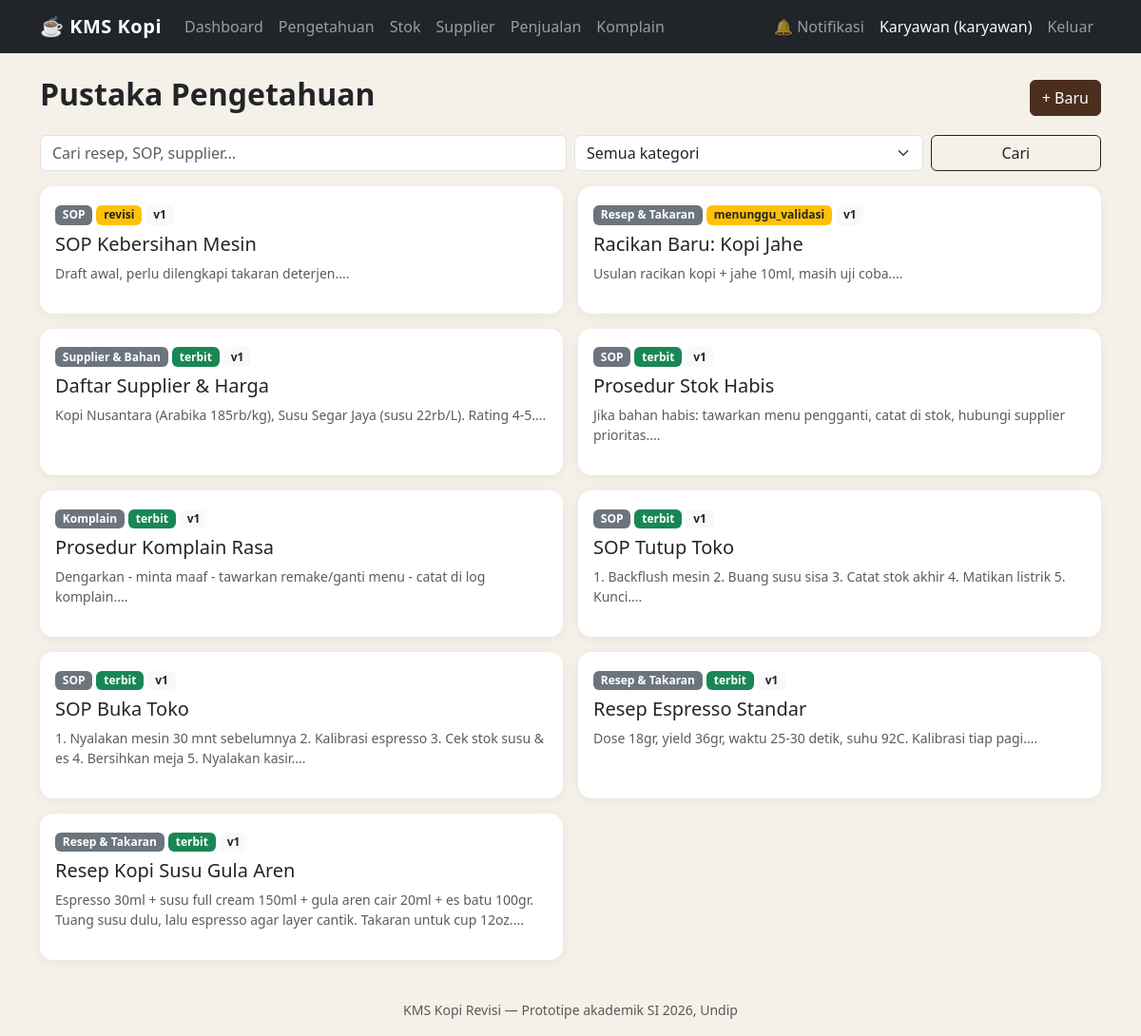
Page /pengetahuan (signed in) on the committed database.
### app/models.py (models this page shows)
class Pengguna(db.Model):
    __tablename__ = "pengguna"
    id = db.Column(db.Integer, primary_key=True)
    nama = db.Column(db.String(100), nullable=False)
    peran = db.Column(db.Enum("pemilik", "karyawan"), nullable=False, default="karyawan")
    pin_hash = db.Column(db.String(255), nullable=False)
    aktif = db.Column(db.Boolean, default=True)
    created_at = db.Column(db.DateTime, default=datetime.utcnow)

class Pengetahuan(db.Model):
    __tablename__ = "pengetahuan"
    id = db.Column(db.Integer, primary_key=True)
    judul = db.Column(db.String(200), nullable=False)
    kategori_id = db.Column(db.Integer, db.ForeignKey("kategori.id"))
    deskripsi = db.Column(db.Text, nullable=False)
    lampiran = db.Column(db.String(255))  # path file di static/uploads
    status = db.Column(
        db.Enum("menunggu_validasi", "revisi", "disetujui", "terbit"),
        default="menunggu_validasi",
        nullable=False,
    )
    versi = db.Column(db.Integer, default=1)
    penulis_id = db.Column(db.Integer, db.ForeignKey("pengguna.id"))
    validator_id = db.Column(db.Integer, db.ForeignKey("pengguna.id"))
    catatan_validasi = db.Column(db.Text)
    created_at = db.Column(db.DateTime, default=datetime.utcnow)
    updated_at = db.Column(db.DateTime, default=datetime.utcnow, onupdate=datetime.utcnow)
    kategori = db.relationship("Kategori", backref="pengetahuan")
    penulis = db.relationship("Pengguna", foreign_keys=[penulis_id])
    validator = db.relationship("Pengguna", foreign_keys=[validator_id])

class Kategori(db.Model):
    __tablename__ = "kategori"
    id = db.Column(db.Integer, primary_key=True)
    nama = db.Column(db.String(100), nullable=False, unique=True)
    deskripsi = db.Column(db.Text)

### app/routes/pengetahuan.py (the view)
@bp.route("/pengetahuan")
@login_required
def daftar():
    q = request.args.get("q", "").strip()
    kat_id = request.args.get("kategori", "").strip()
    query = Pengetahuan.query
    user = get_current_user()
    if user.peran != "pemilik":
        query = query.filter(
            (Pengetahuan.status == "terbit") | (Pengetahuan.penulis_id == user.id)
        )
    if kat_id.isdigit():
        query = query.filter(Pengetahuan.kategori_id == int(kat_id))
    if q:
        like = f"%{q}%"
        query = query.filter(
            (Pengetahuan.judul.like(like)) | (Pengetahuan.deskripsi.like(like))
        )
    items = query.order_by(Pengetahuan.updated_at.desc()).all()
    kategoris = Kategori.query.order_by(Kategori.nama).all()
    return render_template("pengetahuan_list.html", items=items, kategoris=kategoris, q=q, kat_id=kat_id)

### app/routes/helpers.py (called while the page is built)
def login_required(f):
    @wraps(f)
    def wrapper(*args, **kwargs):
        if not session.get("user_id"):
            flash("Silakan login dulu.", "warning")
            return redirect(url_for("auth.login"))
        return f(*args, **kwargs)
    return wrapper

def get_current_user():
    uid = session.get("user_id")
    if not uid:
        return None
    return Pengguna.query.get(uid)

### app/templates/pengetahuan_list.html (shortened to what this page needs)
{% extends "base.html" %}
{% block content %}
<div class="d-flex justify-content-between align-items-center mb-3">
  <h2 class="fw-bold">Pustaka Pengetahuan</h2>
  <a href="{{ url_for('pengetahuan.baru') }}" class="btn btn-dark">+ Baru</a>
</div>
<form class="row g-2 mb-3" method="get">
  <div class="col-md-6"><input name="q" value="{{ q }}" class="form-control" placeholder="Cari resep, SOP, supplier..."></div>
  <div class="col-md-4">
    <select name="kategori" class="form-select"><option value="">Semua kategori</option>
    </select>
  </div>
  <div class="col-md-2"><button class="btn btn-outline-dark w-100">Cari</button></div>
</form>
<div class="row g-3">
{% for p in items %}
  <div class="col-md-6">
    <div class="card h-100"><div class="card-body">
      <span class="badge bg-secondary">{{ p.kategori.nama if p.kategori else '-' }}</span>
      <span class="badge bg-{{ 'success' if p.status=='terbit' else 'warning text-dark' }}">{{ p.status }}</span>
      <span class="badge bg-light text-dark">v{{ p.versi }}</span>
      <h5 class="mt-2"><a href="{{ url_for('pengetahuan.detail', pid=p.id) }}" class="text-decoration-none text-dark">{{ p.judul }}</a></h5>
      <p class="text-muted small">{{ p.deskripsi[:160] }}...</p>
    </div></div>
  </div>
{% else %}
  <p class="text-muted">Belum ada pengetahuan.</p>
{% endfor %}
</div>
{% endblock %}

### app/templates/base.html (shortened to what this page needs)
<!doctype html>
<html lang="id">
<head>
  <link href="https://cdn.jsdelivr.net/npm/bootstrap@5.3.3/dist/css/bootstrap.min.css" rel="stylesheet">
  <link href="{{ url_for('static', filename='style.css') }}" rel="stylesheet">
</head>
<body>
<nav class="navbar navbar-expand-lg navbar-dark bg-dark sticky-top">
  <div class="container">
    <a class="navbar-brand fw-bold" href="{{ url_for('dashboard.index') }}">☕ KMS Kopi</a>
    <div class="collapse navbar-collapse" id="nav">
      {% if current_user %}
      <ul class="navbar-nav me-auto">
        <li class="nav-item"><a class="nav-link" href="{{ url_for('dashboard.index') }}">Dashboard</a></li>
        <li class="nav-item"><a class="nav-link" href="{{ url_for('pengetahuan.daftar') }}">Pengetahuan</a></li>
        <li class="nav-item"><a class="nav-link" href="{{ url_for('stok.daftar') }}">Stok</a></li>
        <li class="nav-item"><a class="nav-link" href="{{ url_for('supplier.daftar') }}">Supplier</a></li>
        <li class="nav-item"><a class="nav-link" href="{{ url_for('penjualan.daftar') }}">Penjualan</a></li>
        <li class="nav-item"><a class="nav-link" href="{{ url_for('komplain.daftar') }}">Komplain</a></li>
      </ul>
      <ul class="navbar-nav">
        <li class="nav-item"><a class="nav-link" href="{{ url_for('notifikasi.daftar') }}">🔔 Notifikasi {% if unread_count %}<span class="badge bg-danger">{{ unread_count }}</span>{% endif %}</a></li>
        <li class="nav-item"><span class="nav-link text-light">{{ current_user.nama }} ({{ current_user.peran }})</span></li>
        <li class="nav-item"><a class="nav-link" href="{{ url_for('auth.logout') }}">Keluar</a></li>
      </ul>
      {% endif %}
    </div>
  </div>
</nav>
<main class="container my-4">
  {% block content %}{% endblock %}
</main>
<footer class="text-center text-muted py-3"><small>KMS Kopi Revisi — Prototipe akademik SI 2026, Undip</small></footer>
</body>
</html>

### app/static/style.css (style rules this page uses)
body { background: #f6f1e8; }
.navbar-brand { letter-spacing: .5px; }
.card { border-radius: 14px; border: none; box-shadow: 0 2px 12px rgba(0,0,0,.06); }
.btn-dark { background: #4b2e1e; border-color: #4b2e1e; }
a { color: #4b2e1e; }

### rows in the picture
Pengguna: nama "Karyawan", peran "karyawan"
Pengetahuan: kategori "SOP", status "revisi", versi "1", judul "SOP Kebersihan Mesin", deskripsi "Draft awal, perlu dilengkapi takaran deterjen."
Pengetahuan: kategori "Resep & Takaran", status "menunggu_validasi", versi "1", judul "Racikan Baru: Kopi Jahe", deskripsi "Usulan racikan kopi + jahe 10ml, masih uji coba."
Pengetahuan: kategori "Supplier & Bahan", status "terbit", versi "1", judul "Daftar Supplier & Harga", deskripsi "Kopi Nusantara (Arabika 185rb/kg), Susu Segar Jaya (susu 22rb/L). Rating 4-5."
Pengetahuan: kategori "SOP", status "terbit", versi "1", judul "Prosedur Stok Habis", deskripsi "Jika bahan habis: tawarkan menu pengganti, catat di stok, hubungi supplier prioritas."
Pengetahuan: kategori "Komplain", status "terbit", versi "1", judul "Prosedur Komplain Rasa", deskripsi "Dengarkan - minta maaf - tawarkan remake/ganti menu - catat di log komplain."
Pengetahuan: kategori "SOP", status "terbit", versi "1", judul "SOP Tutup Toko", deskripsi "1. Backflush mesin 2. Buang susu sisa 3. Catat stok akhir 4. Matikan listrik 5. Kunci."
Pengetahuan: kategori "SOP", status "terbit", versi "1", judul "SOP Buka Toko", deskripsi "1. Nyalakan mesin 30 mnt sebelumnya 2. Kalibrasi espresso 3. Cek stok susu & es 4. Bersihkan meja 5. Nyalakan kasir."
Pengetahuan: kategori "Resep & Takaran", status "terbit", versi "1", judul "Resep Espresso Standar", deskripsi "Dose 18gr, yield 36gr, waktu 25-30 detik, suhu 92C. Kalibrasi tiap pagi."
Pengetahuan: kategori "Resep & Takaran", status "terbit", versi "1", judul "Resep Kopi Susu Gula Aren", deskripsi "Espresso 30ml + susu full cream 150ml + gula aren cair 20ml + es batu 100gr. Tuang susu dulu, lalu espresso agar layer cantik. Takaran untuk cup 12oz."
